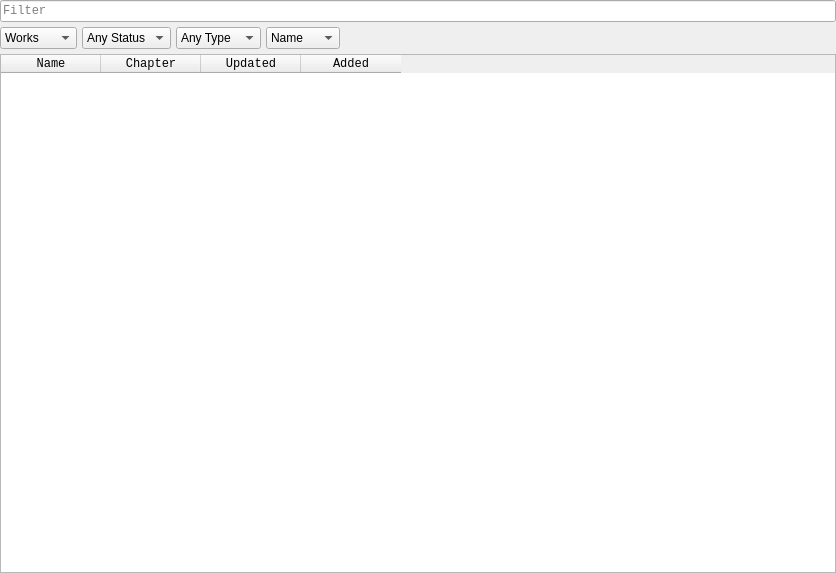
<?xml version="1.0" encoding="UTF-8"?>
<ui version="4.0">
 <class>HomePage</class>
 <widget class="QWidget" name="HomePage">
  <property name="geometry">
   <rect>
    <x>0</x>
    <y>0</y>
    <width>836</width>
    <height>573</height>
   </rect>
  </property>
  <property name="windowTitle">
   <string>Form</string>
  </property>
  <layout class="QVBoxLayout" name="verticalLayout">
   <property name="spacing">
    <number>5</number>
   </property>
   <property name="leftMargin">
    <number>0</number>
   </property>
   <property name="topMargin">
    <number>0</number>
   </property>
   <property name="rightMargin">
    <number>0</number>
   </property>
   <property name="bottomMargin">
    <number>0</number>
   </property>
   <item>
    <widget class="QLineEdit" name="lineEdit">
     <property name="enabled">
      <bool>true</bool>
     </property>
     <property name="font">
      <font>
       <family>Consolas</family>
      </font>
     </property>
     <property name="placeholderText">
      <string>Filter</string>
     </property>
     <property name="clearButtonEnabled">
      <bool>true</bool>
     </property>
    </widget>
   </item>
   <item>
    <layout class="QHBoxLayout" name="horizontalLayout" stretch="0,0,0,0,1">
     <property name="spacing">
      <number>5</number>
     </property>
     <item>
      <widget class="QComboBox" name="whatComboBox">
       <item>
        <property name="text">
         <string>Works</string>
        </property>
       </item>
       <item>
        <property name="text">
         <string>Creators</string>
        </property>
       </item>
      </widget>
     </item>
     <item>
      <widget class="QComboBox" name="statusComboBox">
       <property name="sizePolicy">
        <sizepolicy hsizetype="Minimum" vsizetype="Fixed">
         <horstretch>0</horstretch>
         <verstretch>0</verstretch>
        </sizepolicy>
       </property>
       <property name="currentIndex">
        <number>0</number>
       </property>
       <item>
        <property name="text">
         <string>Any Status</string>
        </property>
       </item>
       <item>
        <property name="text">
         <string>Reading</string>
        </property>
       </item>
       <item>
        <property name="text">
         <string>Completed</string>
        </property>
       </item>
      </widget>
     </item>
     <item>
      <widget class="QComboBox" name="typeComboBox">
       <property name="sizePolicy">
        <sizepolicy hsizetype="Minimum" vsizetype="Fixed">
         <horstretch>0</horstretch>
         <verstretch>0</verstretch>
        </sizepolicy>
       </property>
       <item>
        <property name="text">
         <string>Any Type</string>
        </property>
       </item>
       <item>
        <property name="text">
         <string>Series</string>
        </property>
       </item>
       <item>
        <property name="text">
         <string>One Shot</string>
        </property>
       </item>
       <item>
        <property name="text">
         <string>Anthology</string>
        </property>
       </item>
      </widget>
     </item>
     <item>
      <widget class="QComboBox" name="byComboBox">
       <property name="sizePolicy">
        <sizepolicy hsizetype="Minimum" vsizetype="Fixed">
         <horstretch>0</horstretch>
         <verstretch>0</verstretch>
        </sizepolicy>
       </property>
       <property name="currentIndex">
        <number>0</number>
       </property>
       <item>
        <property name="text">
         <string>Name</string>
        </property>
       </item>
       <item>
        <property name="text">
         <string>Chapter</string>
        </property>
       </item>
       <item>
        <property name="text">
         <string>Creator</string>
        </property>
       </item>
      </widget>
     </item>
     <item>
      <spacer name="horizontalSpacer">
       <property name="orientation">
        <enum>Qt::Horizontal</enum>
       </property>
       <property name="sizeType">
        <enum>QSizePolicy::Minimum</enum>
       </property>
       <property name="sizeHint" stdset="0">
        <size>
         <width>40</width>
         <height>20</height>
        </size>
       </property>
      </spacer>
     </item>
    </layout>
   </item>
   <item>
    <widget class="QTableWidget" name="tableWidget">
     <property name="font">
      <font>
       <family>Consolas</family>
       <pointsize>9</pointsize>
       <italic>false</italic>
       <bold>false</bold>
      </font>
     </property>
     <property name="contextMenuPolicy">
      <enum>Qt::CustomContextMenu</enum>
     </property>
     <property name="editTriggers">
      <set>QAbstractItemView::NoEditTriggers</set>
     </property>
     <property name="alternatingRowColors">
      <bool>true</bool>
     </property>
     <property name="selectionMode">
      <enum>QAbstractItemView::SingleSelection</enum>
     </property>
     <property name="selectionBehavior">
      <enum>QAbstractItemView::SelectRows</enum>
     </property>
     <property name="showGrid">
      <bool>false</bool>
     </property>
     <attribute name="horizontalHeaderHighlightSections">
      <bool>false</bool>
     </attribute>
     <attribute name="verticalHeaderHighlightSections">
      <bool>false</bool>
     </attribute>
     <column>
      <property name="text">
       <string>Name</string>
      </property>
     </column>
     <column>
      <property name="text">
       <string>Chapter</string>
      </property>
     </column>
     <column>
      <property name="text">
       <string>Updated</string>
      </property>
     </column>
     <column>
      <property name="text">
       <string>Added</string>
      </property>
     </column>
    </widget>
   </item>
  </layout>
 </widget>
 <resources/>
 <connections/>
</ui>
